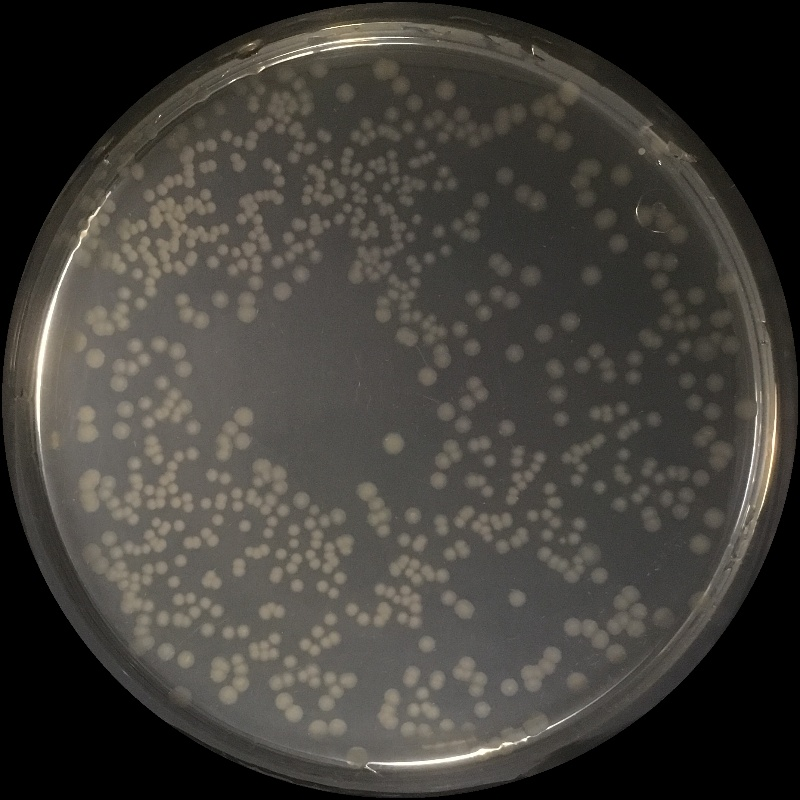
#> input picture backend/pipeline/temp_dish.jpg, 800 x 800 px
$ python -i preprocess.py   (imports and definitions only)
#> lines starting #> are read from the running program, lines starting #| are printed output that depends on the picture
#> further down, picture is the input picture: shape (800, 800, 3); mean B, G, R 57.6, 62.8, 65.5
"""
Image preprocessing: LAB color conversion, CLAHE enhancement,
and illumination correction via background subtraction.
"""
import cv2
import numpy as np


def correct_illumination(channel):
    background = cv2.GaussianBlur(channel, (101, 101), 0)
    corrected = cv2.subtract(background, channel)
    corrected = cv2.normalize(corrected, None, 0, 255, cv2.NORM_MINMAX)
    return corrected


def preprocess_image(image):
    image = cv2.resize(image, (800, 800))
    lab = cv2.cvtColor(image, cv2.COLOR_BGR2LAB)
#> lab: shape (800, 800, 3); mean of channels 0, 1, 2 67.8, 128.1, 131.4
    l_channel, a_channel, _ = cv2.split(lab)
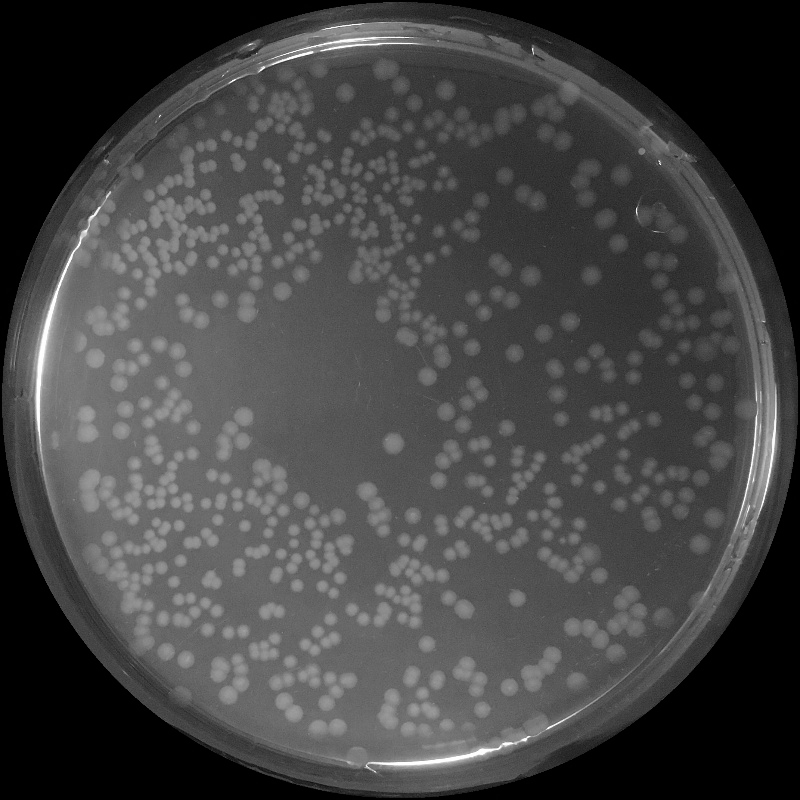
#> l_channel: shape (800, 800); min 0, max 255, mean 67.8

    clahe = cv2.createCLAHE(clipLimit=3.0, tileGridSize=(8, 8))
    l_enhanced = clahe.apply(l_channel)
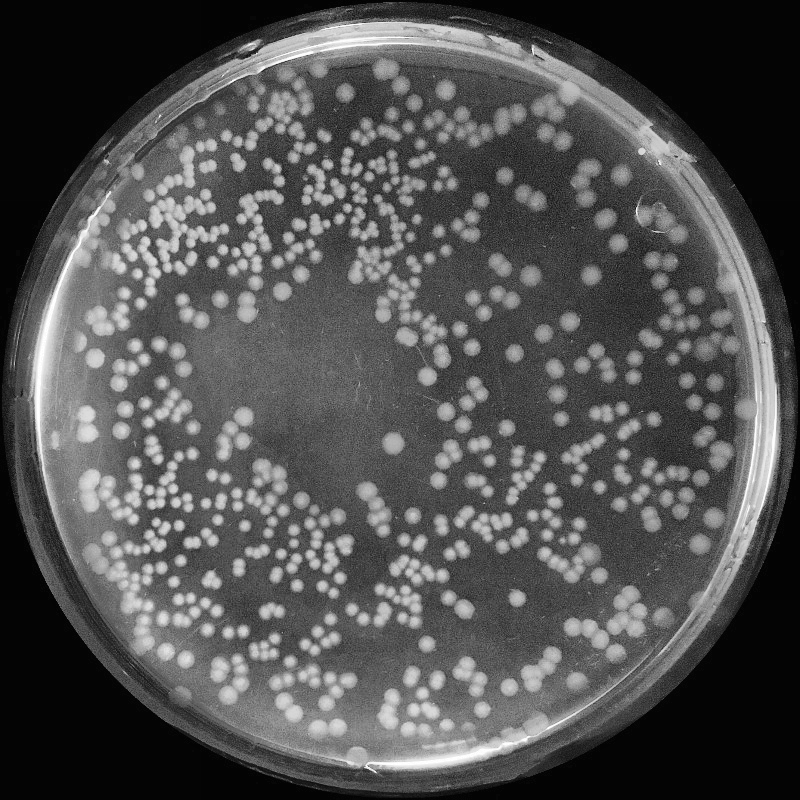
#> l_enhanced: shape (800, 800); min 3, max 255, mean 80.9

    l_corrected = correct_illumination(l_enhanced)
#> in correct_illumination, `background = cv2.GaussianBlur(channel, (101, 101), 0)`:
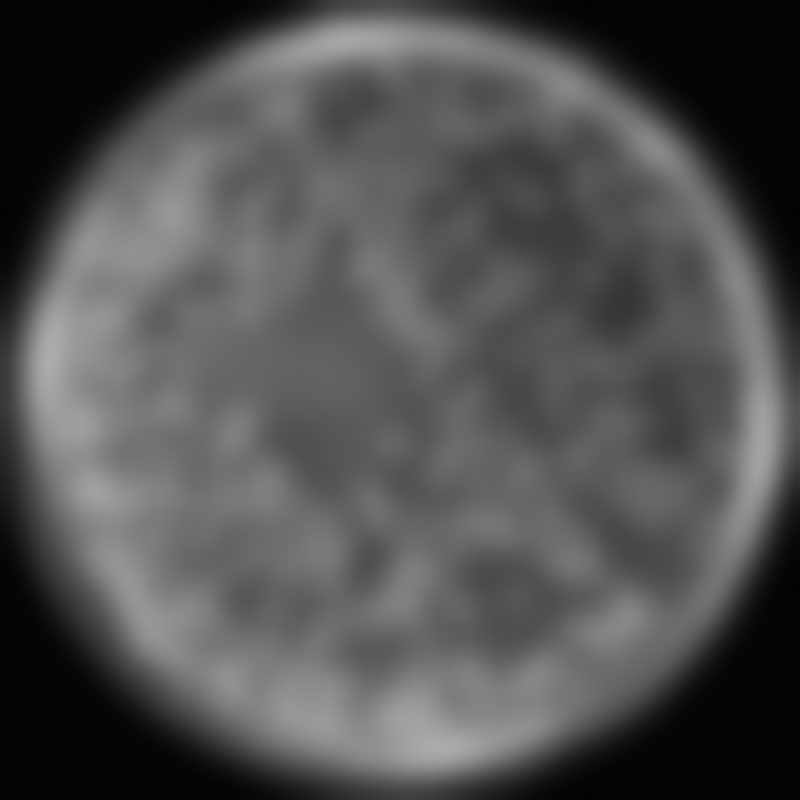
#> background: shape (800, 800); min 3, max 172, mean 80.9
#> in correct_illumination, `corrected = cv2.subtract(background, channel)`:
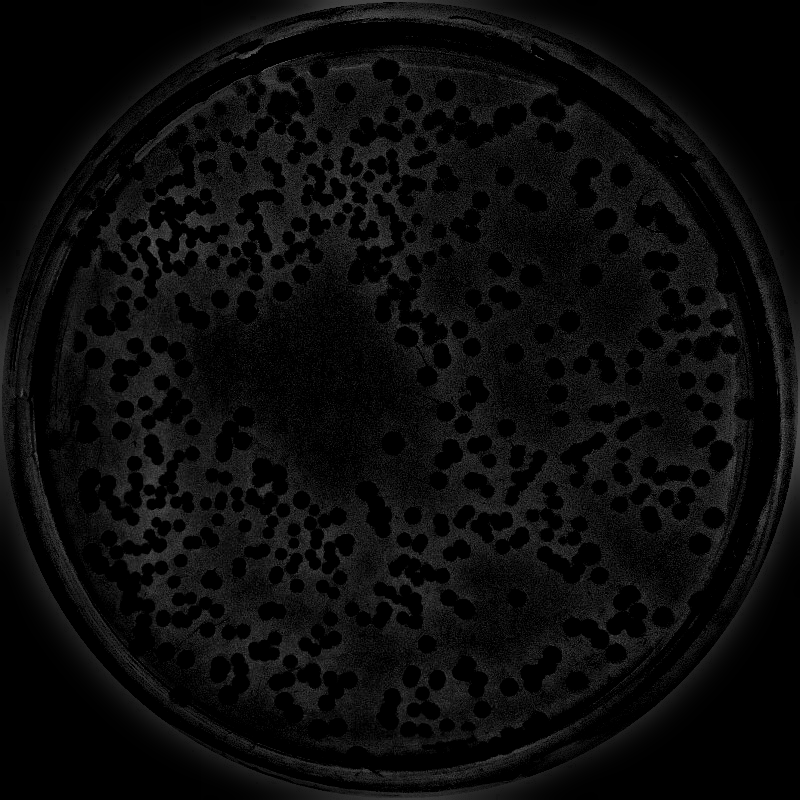
#> corrected: shape (800, 800); min 0, max 101, mean 11.3
#> in correct_illumination, `corrected = cv2.normalize(corrected, None, 0, 255, cv2.NORM_MINMAX)`:
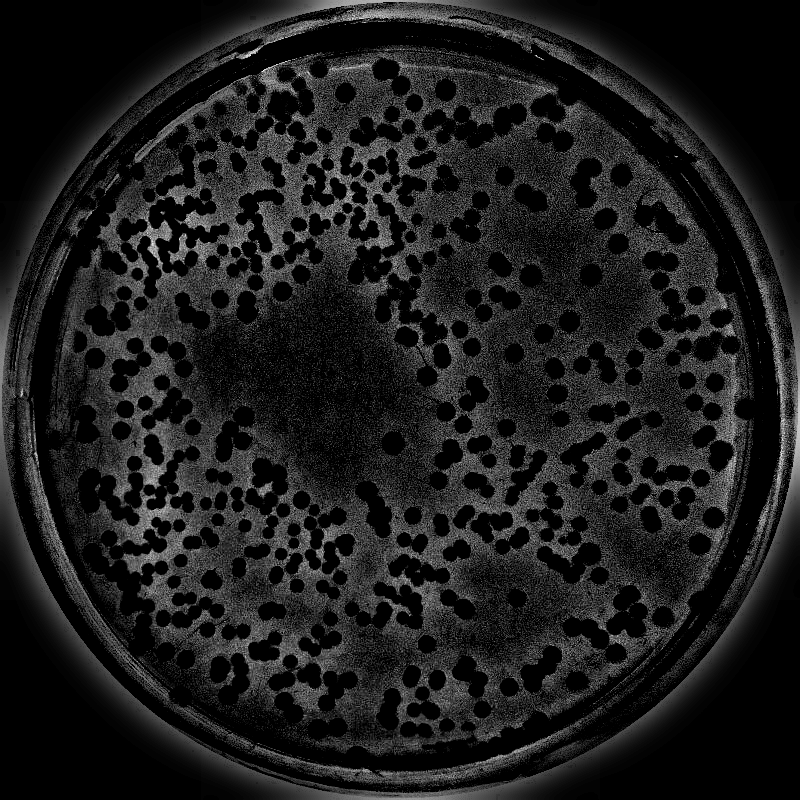
#> corrected: shape (800, 800); min 0, max 255, mean 28.6
    a_corrected = correct_illumination(a_channel)
#> in correct_illumination (call 2), `corrected = cv2.subtract(background, channel)`:
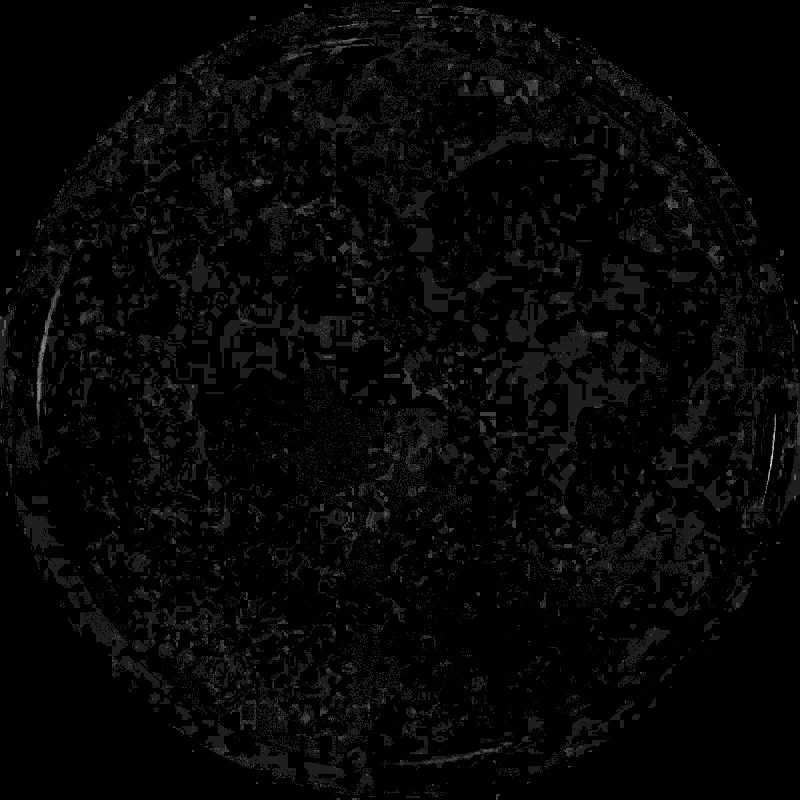
#> corrected: shape (800, 800); min 0, max 8, mean 0.201; drawn with min black and max white

    return image, l_corrected, a_corrected

>>> import cv2
>>> picture = cv2.imread('temp_dish.jpg')
>>> result = preprocess_image(picture)
